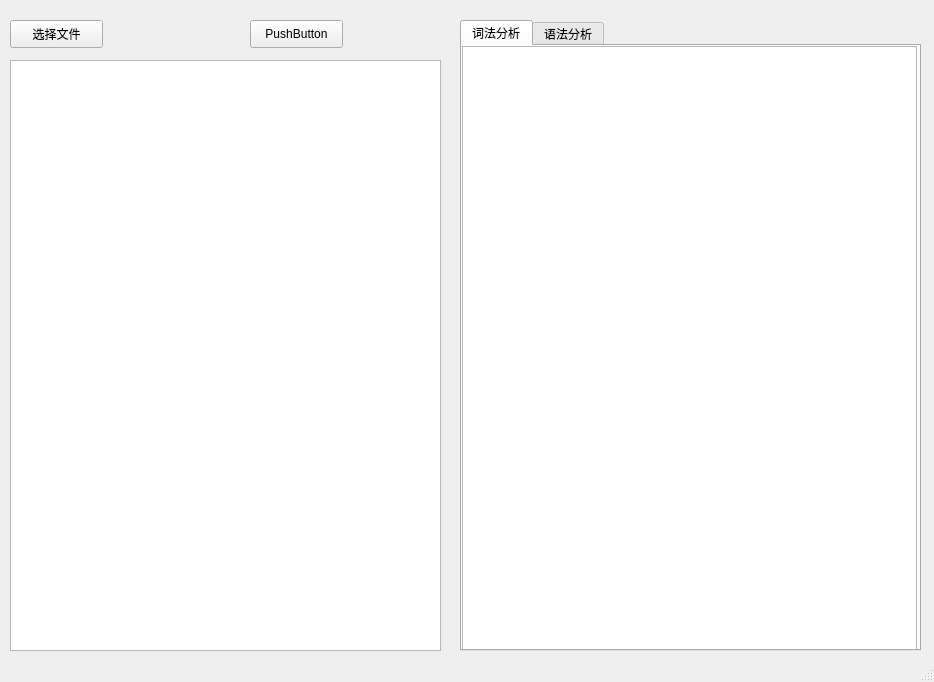
<?xml version="1.0" encoding="UTF-8"?>
<ui version="4.0">
 <class>MainWindow</class>
 <widget class="QMainWindow" name="MainWindow">
  <property name="geometry">
   <rect>
    <x>0</x>
    <y>0</y>
    <width>934</width>
    <height>682</height>
   </rect>
  </property>
  <property name="windowTitle">
   <string>MainWindow</string>
  </property>
  <property name="styleSheet">
   <string notr="true"/>
  </property>
  <property name="unifiedTitleAndToolBarOnMac">
   <bool>false</bool>
  </property>
  <widget class="QWidget" name="centralwidget">
   <widget class="QTabWidget" name="tabWidget">
    <property name="geometry">
     <rect>
      <x>460</x>
      <y>20</y>
      <width>461</width>
      <height>631</height>
     </rect>
    </property>
    <property name="contextMenuPolicy">
     <enum>Qt::ActionsContextMenu</enum>
    </property>
    <property name="autoFillBackground">
     <bool>false</bool>
    </property>
    <property name="currentIndex">
     <number>0</number>
    </property>
    <widget class="QWidget" name="tab">
     <attribute name="title">
      <string>词法分析</string>
     </attribute>
     <widget class="QTextBrowser" name="textBrowser_2">
      <property name="geometry">
       <rect>
        <x>0</x>
        <y>0</y>
        <width>455</width>
        <height>605</height>
       </rect>
      </property>
      <property name="tabStopWidth">
       <number>80</number>
      </property>
     </widget>
    </widget>
    <widget class="QWidget" name="tab_2">
     <attribute name="title">
      <string>语法分析</string>
     </attribute>
     <widget class="QTextBrowser" name="textBrowser">
      <property name="geometry">
       <rect>
        <x>0</x>
        <y>0</y>
        <width>455</width>
        <height>605</height>
       </rect>
      </property>
      <property name="styleSheet">
       <string notr="true"/>
      </property>
     </widget>
    </widget>
   </widget>
   <widget class="QTextEdit" name="textEdit">
    <property name="geometry">
     <rect>
      <x>10</x>
      <y>60</y>
      <width>431</width>
      <height>591</height>
     </rect>
    </property>
    <property name="styleSheet">
     <string notr="true"/>
    </property>
   </widget>
   <widget class="QPushButton" name="pushButton_2">
    <property name="geometry">
     <rect>
      <x>10</x>
      <y>20</y>
      <width>93</width>
      <height>28</height>
     </rect>
    </property>
    <property name="text">
     <string>选择文件</string>
    </property>
   </widget>
   <widget class="QPushButton" name="pushButton">
    <property name="geometry">
     <rect>
      <x>250</x>
      <y>20</y>
      <width>93</width>
      <height>28</height>
     </rect>
    </property>
    <property name="text">
     <string>PushButton</string>
    </property>
   </widget>
  </widget>
  <widget class="QStatusBar" name="statusbar"/>
 </widget>
 <resources/>
 <connections/>
</ui>
